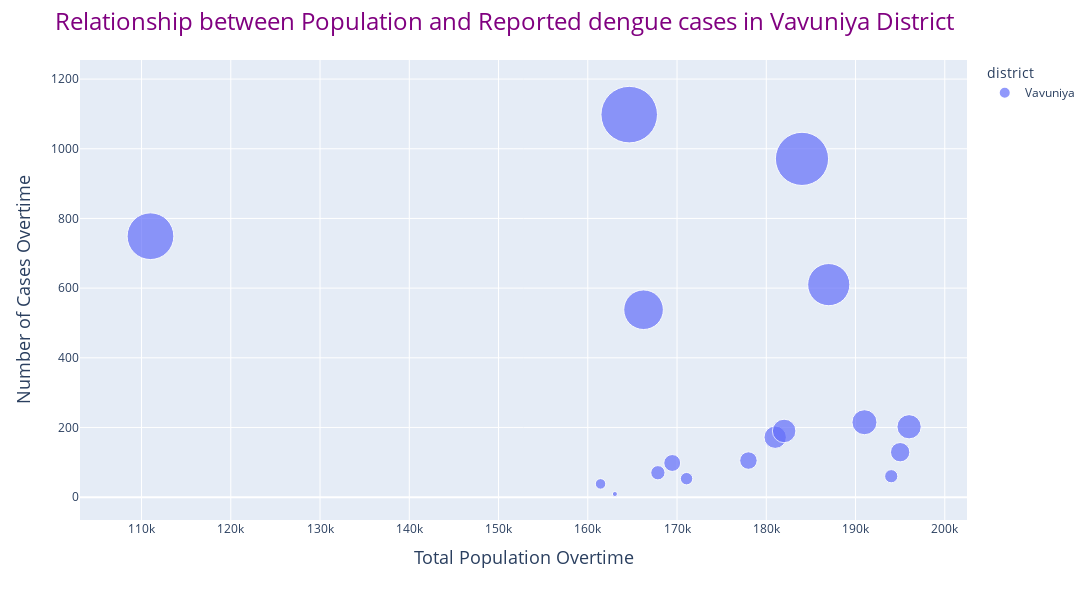

Notebook code for this chart:
### Code cell
# For Vavuniya

plot_cases_by_district(merged_df, 'Vavuniya')

### Figure 1 — Plotly figure (JSON) as saved in the notebook; plotly's stock layout.template omitted (floating-point values rounded to 4 significant figures)
{"data": [{"hovertemplate": "<b>%{hovertext}</b><br><br>district=Vavuniya<br>total_population=%{x}<br>reported_cases_count=%{marker.size}<extra></extra>", "hovertext": [2007, 2008, 2009, 2010, 2011, 2012, 2013, 2014, 2015, 2016, 2017, 2018, 2019, 2020, 2021, 2022, 2023], "legendgroup": "Vavuniya", "marker": {"color": "#636efa", "size": [38, 9, 1098, 538, 70, 98, 53, 105, 172, 190, 971, 610, 749, 215, 60, 129, 202], "sizemode": "area", "sizeref": 0.6863, "symbol": "circle"}, "mode": "markers", "name": "Vavuniya", "orientation": "v", "showlegend": true, "type": "scatter", "x": [161430, 163036, 164642, 166248, 167855, 169461, 171067, 178000, 181000, 182000, 184000, 187000, 111000, 191000, 194000, 195000, 196000], "xaxis": "x", "y": [38, 9, 1098, 538, 70, 98, 53, 105, 172, 190, 971, 610, 749, 215, 60, 129, 202], "yaxis": "y"}], "layout": {"height": 600, "legend": {"itemsizing": "constant", "title": {"text": "district"}, "tracegroupgap": 0}, "margin": {"t": 60}, "title": {"font": {"color": "purple", "size": 24}, "text": "Relationship between Population and Reported dengue cases in Vavuniya District"}, "width": 1200, "xaxis": {"anchor": "y", "autorange": true, "domain": [0, 1], "range": [103500.0, 202300.0], "title": {"font": {"size": 18}, "text": "Total Population Overtime"}, "type": "linear"}, "yaxis": {"anchor": "x", "autorange": true, "domain": [0, 1], "range": [-65.63, 1255.0], "title": {"font": {"size": 18}, "text": "Number of Cases Overtime"}, "type": "linear"}}}
